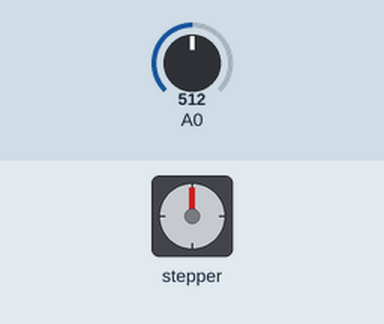
Recording of a sketch running on a simulated Arduino Uno, built with avr-gcc and run on an emulated ATmega328P. Parts: stepper motor. Wiring (inferred from the names in the program): stepper motor driver (200 steps per turn assumed): step pin 4; direction pin 3. Inputs (shaded band) come from the test bench; at power-on: A0 = 512.

Above: at 0.05 s.
Timing chart, 0 to 3.0 s (numbered marks = the images above):
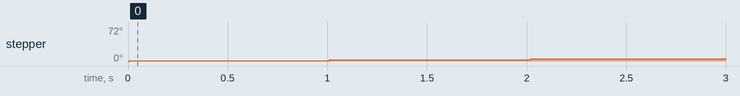

The sketch:

A4988_with_pto_meter.ino
```cpp
  int steppin = 4;
int dirpin = 3;
int stepdelay;

void setup()
{
  pinMode(steppin, OUTPUT);
  pinMode(dirpin, OUTPUT);
  digitalWrite(dirpin, HIGH); // direction pin either low or high to move in either direction
}

void loop()
{
  int val = analogRead(A0);
  stepdelay = map(val,0,255,10,2000);
  digitalWrite(steppin,LOW);
  delayMicroseconds(stepdelay);
  digitalWrite(steppin,HIGH);
  delayMicroseconds(stepdelay);

  delay(1000);
  digitalWrite(steppin,LOW);
  digitalWrite(steppin,LOW);

}
```
